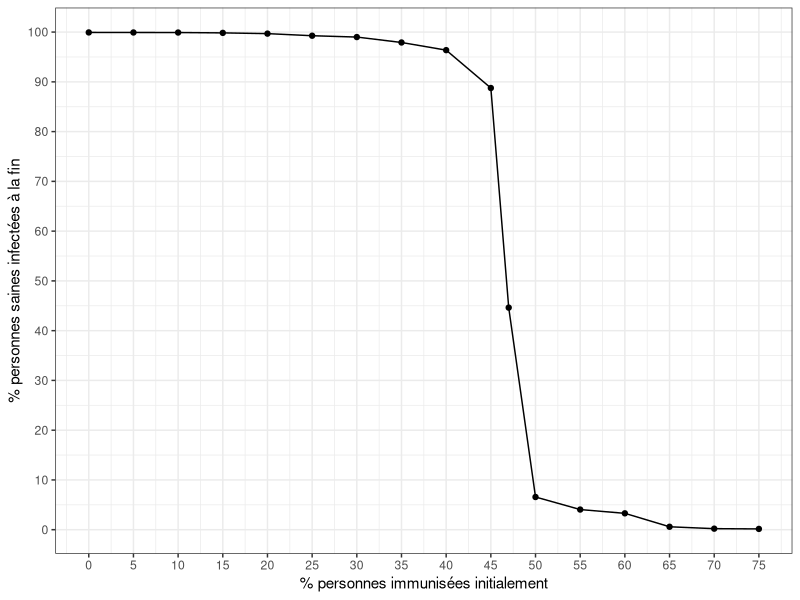
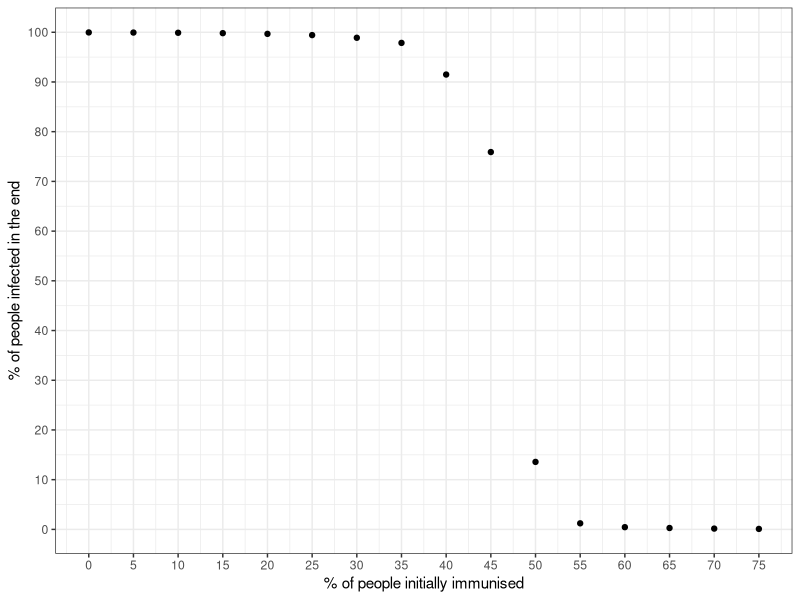
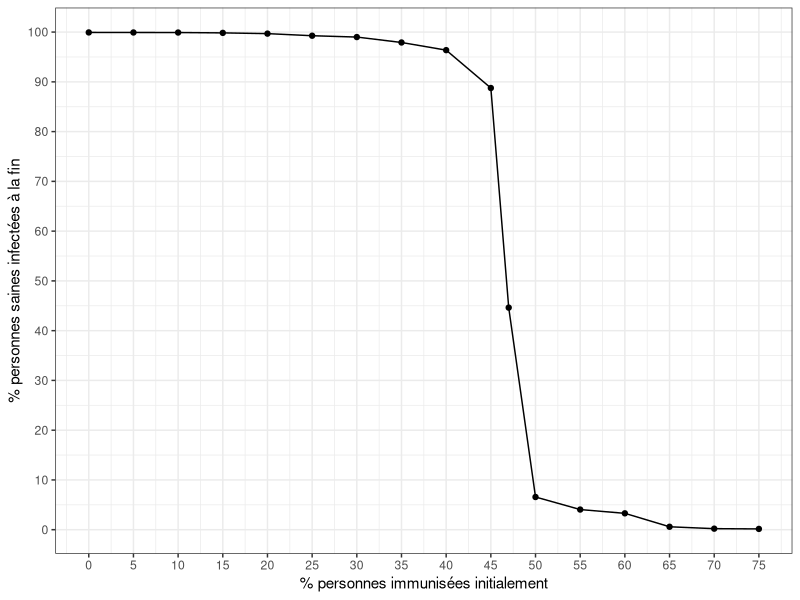
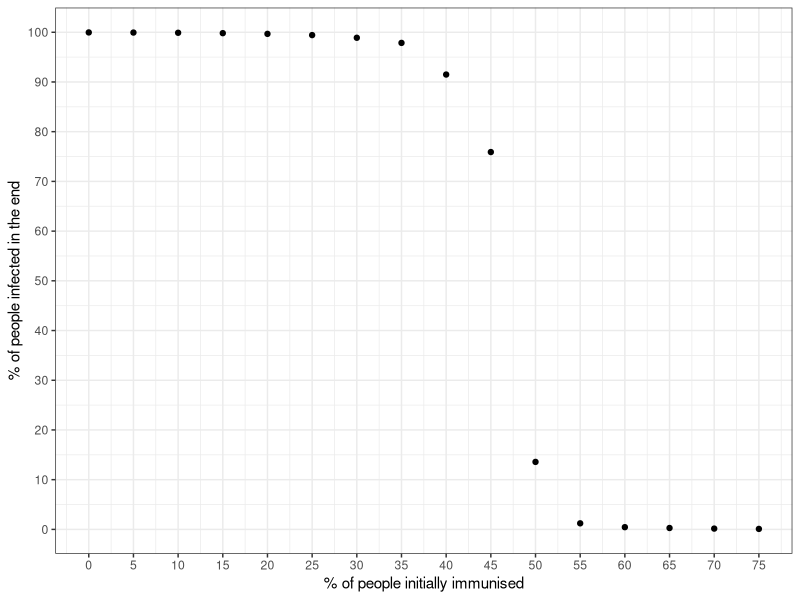
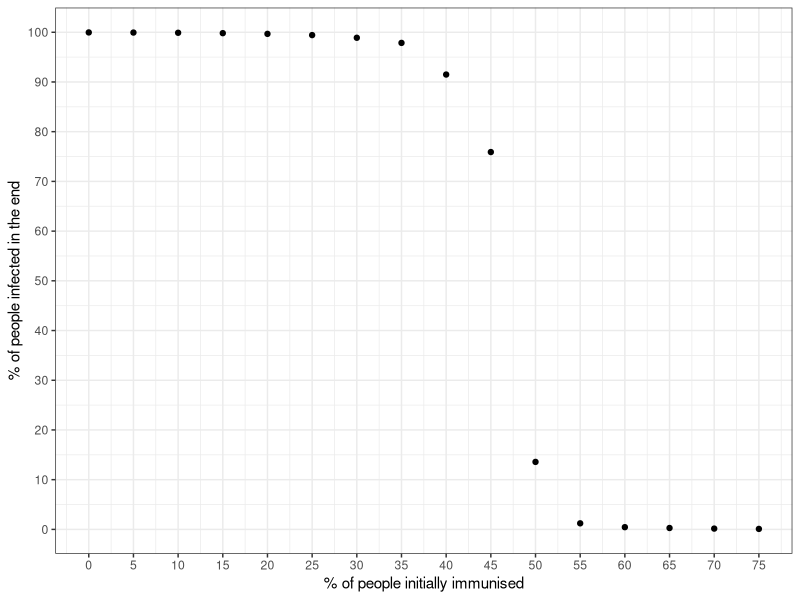

R code for these plots, in order:
library(tidyverse)

myData <- tribble(
    ~immunised, ~infected,
    0, 99.93,
    5, 99.92,
    10, 99.91,
    15, 99.84,
    20, 99.69,
    25, 99.27,
    30, 99,
    35, 97.91,
    40, 96.37,
    45, 88.76,
    # 46, 86.89,
    47, 44.63,
    # 48, 58.91,
    # 49, 46.15,
    50, 6.57,
    55, 4.05,
    60, 3.29,
    65, 0.59,
    70, 0.21,
    75, 0.16
)

myPlot <- myData %>%
    ggplot(aes(immunised, infected)) +
    geom_point() +
    geom_line() +
    scale_x_continuous(breaks = seq(0, 100, 5), name = "% personnes immunisées initialement") +
    scale_y_continuous(breaks = seq(0, 100, 10), name = "% personnes saines infectées à la fin") +
    theme_bw()
myPlot

ggsave("~/Documents/CoVprehension/website/img/Q8-tauxImmuniteCollective-fr.png", myPlot, device = "png", width = 5, height = 5, dpi = 300)


repet <- read_csv("tauxImmunColl-table.csv")

avg <- repet %>%
    filter(infected != 0) %>%
    group_by(immunised) %>%
    summarise(mean = mean(infected))

distrib <- repet %>%
    filter(infected != 0) %>%
    ggplot(aes(immunised, infected)) +
    # geom_point() +
    # geom_boxplot() +
    # stat_smooth() +
    stat_summary(fun = mean, geom = "point") +
    # stat_summary(fun.data = mean_cl_normal, geom = "errorbar", color = "red") +
    # stat_summary(fun = median, geom = "point", color = "green") +
    # scale_x_continuous(breaks = seq(0, 100, 5), name = "% personnes immunisées initialement") +
    # scale_y_continuous(breaks = seq(0, 100, 10), name = "% personnes saines infectées à la fin") +
    scale_x_continuous(breaks = seq(0, 100, 5), name = "% of people initially immunised") +
    scale_y_continuous(breaks = seq(0, 100, 10), name = "% of people infected in the end") +
    theme_bw()
distrib

ggsave("~/Documents/CoVprehension/website/img/posts/Q8-tauxImmuniteCollective-fr.png", distrib, device = "png", width = 5, height = 5, dpi = 300)
ggsave("~/Documents/CoVprehension/website/img/posts/Q8-tauxImmuniteCollective-en.png", distrib, device = "png", width = 5, height = 5, dpi = 300)
